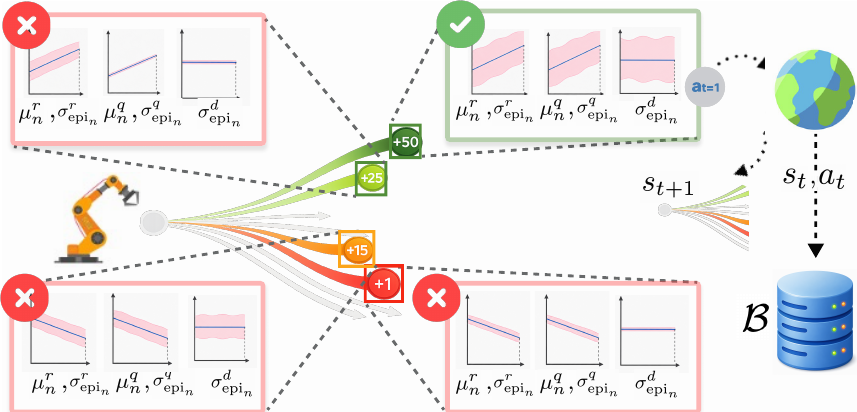
#> input picture content/publication/nabail-2026-ubp2/featured.png, 857 x 412 px
$ python -i create_publication_previews.py   (imports and definitions only)
#> lines starting #> are read from the running program, lines starting #| are printed output that depends on the picture
#!/usr/bin/env python3
"""Create looping figure previews from authors' published figures, not simulated results.

Requires Pillow and ffmpeg with libx264. Run from any directory:
  python3 scripts/create_publication_previews.py --ffmpeg /path/to/ffmpeg
Source downloads are cached outside the repository. Each output includes provenance.
"""

from __future__ import annotations

import argparse
import json
import math
import shutil
import subprocess
import tempfile
import urllib.request
from pathlib import Path

from PIL import Image, ImageDraw, ImageFont, ImageOps


ROOT = Path(__file__).resolve().parents[1]
SIZE = (960, 640)
FPS = 20
DURATION = 24
BLUE = "#1E3765"
SOURCES = {
    "field-guide-ball.jpeg": "https://arxiv.org/html/2610.19143v1/figures/tasks/ball_to_bowl_1.jpeg",
    "field-guide-cups.jpeg": "https://arxiv.org/html/2610.19143v1/figures/tasks/stack_cups_1.jpeg",
    "field-guide-block.jpeg": "https://arxiv.org/html/2610.19143v1/figures/tasks/pick_up_block_1.jpeg",
    "field-guide-marker.jpg": "https://arxiv.org/html/2610.19143v1/figures/tasks/remove_marker.jpg",
    "wmpa-overview.png": "https://junwei0102.github.io/wmpa-webpage/static/images/wmpa_overview.png",
    "wmpa-episode.png": "https://junwei0102.github.io/wmpa-webpage/static/images/episode_cube_double.png",
    "sparrow-intro.png": "https://arxiv.org/html/2609.21008v1/figures/intro.png",
    "sparrow-real.png": "https://arxiv.org/html/2609.21008v1/figures/real_world_sparrow.png",
}


def font(size):
    path = ROOT / "static/fonts/trade_gothic_lt_std_light.otf"
    return ImageFont.truetype(str(path), size)


# [10 lines left out: function panel, not called in this run]


def scenes(images):
    field = [
        panel(images[name], "Adapting robot policies", caption)
        for name, caption in [
            ("field-guide-ball.jpeg", "Ball to bowl"),
            ("field-guide-cups.jpeg", "Stack cups"),
            ("field-guide-block.jpeg", "Block to cardboard"),
            ("field-guide-marker.jpg", "Remove marker"),
        ]
    ]
    episode = images["wmpa-episode.png"]
    boxes = [(6, 6, 318, 335), (337, 6, 648, 335), (669, 6, 979, 335),
             (998, 6, 1309, 335), (1329, 6, 1640, 335)]
    wmpa = [panel(images["wmpa-overview.png"], "World-Model Policy Arbiter", "Imagine futures, select a policy, act")]
    labels = ["HIQL: start", "GCIQL: reach the blue cube", "HIQL: blue cube placed",
              "GCIQL: stack the red cube", "Success: cubes stacked"]
    wmpa.extend(panel(episode.crop(box), "WMPA: an example episode", label)
                for box, label in zip(boxes, labels))
    intro = images["sparrow-intro.png"]
    real = images["sparrow-real.png"]
    sparrow = [
        panel(intro, "SPARROW", "Wait, observe, or reroute?"),
        panel(intro.crop((0, 0, 546, 610)), "SPARROW: mobile robot", "Jackal robot with LiDAR sensing"),
        panel(real.crop((20, 815, 803, 1547)), "SPARROW: a real-world encounter", "Navigation among temporary obstacles"),
    ]
    return {
        "attarian-2026-post-training": ("post-training", field, list(SOURCES)[:4]),
        "quan-2026-wmpa": ("wmpa", wmpa, ["wmpa-overview.png", "wmpa-episode.png"]),
        "sahak-2026-sparrow": ("sparrow", sparrow, ["sparrow-intro.png", "sparrow-real.png"]),
    }


# [60 lines left out: functions encode, main, not called in this run]


# [2 lines not run here, left out]

>>> import cv2
>>> picture = cv2.imread('../content/publication/nabail-2026-ubp2/featured.png', cv2.IMREAD_GRAYSCALE)
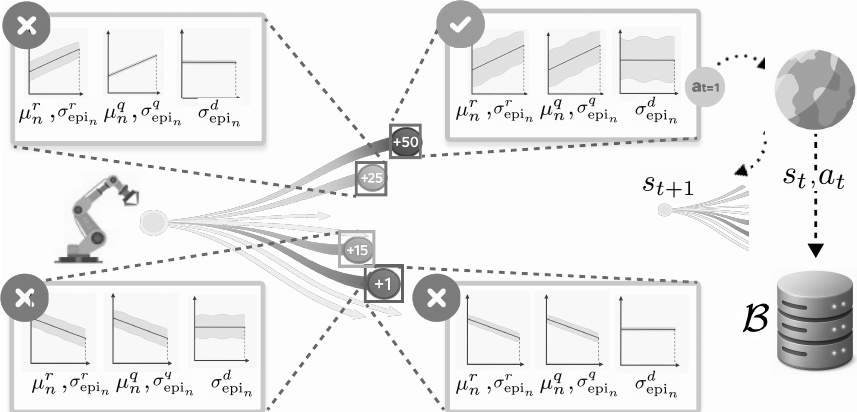
#> picture: shape (412, 857); min 0, max 255, mean 235.2
#> (the run stopped early here; a loop or call above may not have finished)
